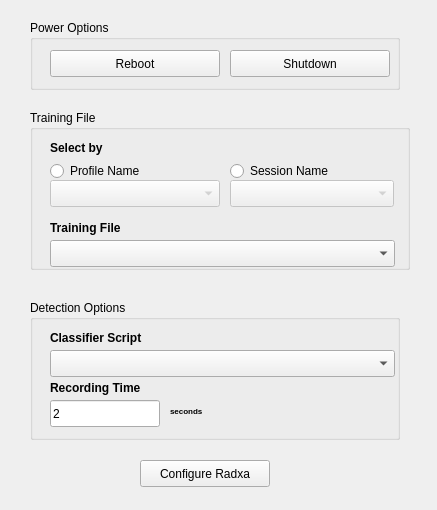
<?xml version="1.0" encoding="UTF-8"?>
<ui version="4.0">
 <class>MainWindow</class>
 <widget class="QMainWindow" name="MainWindow">
  <property name="geometry">
   <rect>
    <x>0</x>
    <y>0</y>
    <width>437</width>
    <height>510</height>
   </rect>
  </property>
  <property name="windowTitle">
   <string>Radxa Configure</string>
  </property>
  <widget class="QWidget" name="centralwidget">
   <widget class="QPushButton" name="configButton">
    <property name="geometry">
     <rect>
      <x>140</x>
      <y>460</y>
      <width>130</width>
      <height>27</height>
     </rect>
    </property>
    <property name="text">
     <string>Configure Radxa</string>
    </property>
   </widget>
   <widget class="QGroupBox" name="TimingOptionsGroup">
    <property name="geometry">
     <rect>
      <x>30</x>
      <y>300</y>
      <width>370</width>
      <height>140</height>
     </rect>
    </property>
    <property name="title">
     <string>Detection Options</string>
    </property>
    <widget class="QLineEdit" name="RecordingTime_LineEdit">
     <property name="geometry">
      <rect>
       <x>20</x>
       <y>100</y>
       <width>110</width>
       <height>27</height>
      </rect>
     </property>
     <property name="text">
      <string>2</string>
     </property>
    </widget>
    <widget class="QLabel" name="label_18">
     <property name="geometry">
      <rect>
       <x>140</x>
       <y>100</y>
       <width>40</width>
       <height>17</height>
      </rect>
     </property>
     <property name="styleSheet">
      <string notr="true">font: bold;</string>
     </property>
     <property name="text">
      <string>&lt;html&gt;&lt;head/&gt;&lt;body&gt;&lt;p&gt;&lt;span style=&quot; vertical-align:sub;&quot;&gt;seconds&lt;/span&gt;&lt;/p&gt;&lt;/body&gt;&lt;/html&gt;</string>
     </property>
    </widget>
    <widget class="QLabel" name="label_16">
     <property name="geometry">
      <rect>
       <x>20</x>
       <y>80</y>
       <width>120</width>
       <height>17</height>
      </rect>
     </property>
     <property name="styleSheet">
      <string notr="true">font: bold;</string>
     </property>
     <property name="text">
      <string>&lt;html&gt;&lt;head/&gt;&lt;body&gt;&lt;p&gt;Recording Time&lt;/p&gt;&lt;/body&gt;&lt;/html&gt;</string>
     </property>
    </widget>
    <widget class="QComboBox" name="Classifiers_ComboBox">
     <property name="geometry">
      <rect>
       <x>20</x>
       <y>50</y>
       <width>345</width>
       <height>27</height>
      </rect>
     </property>
    </widget>
    <widget class="QLabel" name="label_9">
     <property name="geometry">
      <rect>
       <x>20</x>
       <y>30</y>
       <width>131</width>
       <height>17</height>
      </rect>
     </property>
     <property name="styleSheet">
      <string notr="true">font: bold;</string>
     </property>
     <property name="text">
      <string>&lt;html&gt;&lt;head/&gt;&lt;body&gt;&lt;p&gt;Classifier Script&lt;/p&gt;&lt;/body&gt;&lt;/html&gt;</string>
     </property>
    </widget>
   </widget>
   <widget class="QGroupBox" name="TrainingFile_Group">
    <property name="geometry">
     <rect>
      <x>30</x>
      <y>110</y>
      <width>380</width>
      <height>160</height>
     </rect>
    </property>
    <property name="title">
     <string>Training File</string>
    </property>
    <widget class="QComboBox" name="TrainingFile_ComboBox">
     <property name="geometry">
      <rect>
       <x>20</x>
       <y>130</y>
       <width>345</width>
       <height>27</height>
      </rect>
     </property>
    </widget>
    <widget class="QRadioButton" name="Sessions_RadioButton">
     <property name="geometry">
      <rect>
       <x>200</x>
       <y>50</y>
       <width>130</width>
       <height>22</height>
      </rect>
     </property>
     <property name="text">
      <string>Session Name</string>
     </property>
    </widget>
    <widget class="QLabel" name="label_15">
     <property name="geometry">
      <rect>
       <x>20</x>
       <y>30</y>
       <width>170</width>
       <height>17</height>
      </rect>
     </property>
     <property name="styleSheet">
      <string notr="true">font: bold;</string>
     </property>
     <property name="text">
      <string>&lt;html&gt;&lt;head/&gt;&lt;body&gt;&lt;p&gt;Select by&lt;/p&gt;&lt;/body&gt;&lt;/html&gt;</string>
     </property>
    </widget>
    <widget class="QComboBox" name="Sessions_ComboBox">
     <property name="enabled">
      <bool>false</bool>
     </property>
     <property name="geometry">
      <rect>
       <x>200</x>
       <y>70</y>
       <width>164</width>
       <height>27</height>
      </rect>
     </property>
    </widget>
    <widget class="QRadioButton" name="Profile_RadioButton">
     <property name="geometry">
      <rect>
       <x>20</x>
       <y>50</y>
       <width>121</width>
       <height>22</height>
      </rect>
     </property>
     <property name="text">
      <string>Profile Name</string>
     </property>
     <property name="checked">
      <bool>false</bool>
     </property>
    </widget>
    <widget class="QComboBox" name="Profile_ComboBox">
     <property name="enabled">
      <bool>false</bool>
     </property>
     <property name="geometry">
      <rect>
       <x>20</x>
       <y>70</y>
       <width>170</width>
       <height>27</height>
      </rect>
     </property>
    </widget>
    <widget class="QLabel" name="label_17">
     <property name="geometry">
      <rect>
       <x>20</x>
       <y>110</y>
       <width>131</width>
       <height>17</height>
      </rect>
     </property>
     <property name="styleSheet">
      <string notr="true">font: bold;</string>
     </property>
     <property name="text">
      <string>&lt;html&gt;&lt;head/&gt;&lt;body&gt;&lt;p&gt;Training File&lt;/p&gt;&lt;/body&gt;&lt;/html&gt;</string>
     </property>
    </widget>
   </widget>
   <widget class="QGroupBox" name="TimingOptionsGroup_2">
    <property name="geometry">
     <rect>
      <x>30</x>
      <y>20</y>
      <width>370</width>
      <height>70</height>
     </rect>
    </property>
    <property name="title">
     <string>Power Options</string>
    </property>
    <widget class="QPushButton" name="shutdownButton">
     <property name="geometry">
      <rect>
       <x>200</x>
       <y>30</y>
       <width>160</width>
       <height>27</height>
      </rect>
     </property>
     <property name="text">
      <string>Shutdown</string>
     </property>
    </widget>
    <widget class="QPushButton" name="rebootButton">
     <property name="geometry">
      <rect>
       <x>20</x>
       <y>30</y>
       <width>170</width>
       <height>27</height>
      </rect>
     </property>
     <property name="text">
      <string>Reboot</string>
     </property>
    </widget>
   </widget>
   <zorder>TrainingFile_Group</zorder>
   <zorder>configButton</zorder>
   <zorder>TimingOptionsGroup</zorder>
   <zorder>TimingOptionsGroup_2</zorder>
  </widget>
 </widget>
 <tabstops>
  <tabstop>Classifiers_ComboBox</tabstop>
  <tabstop>configButton</tabstop>
 </tabstops>
 <resources/>
 <connections/>
</ui>
